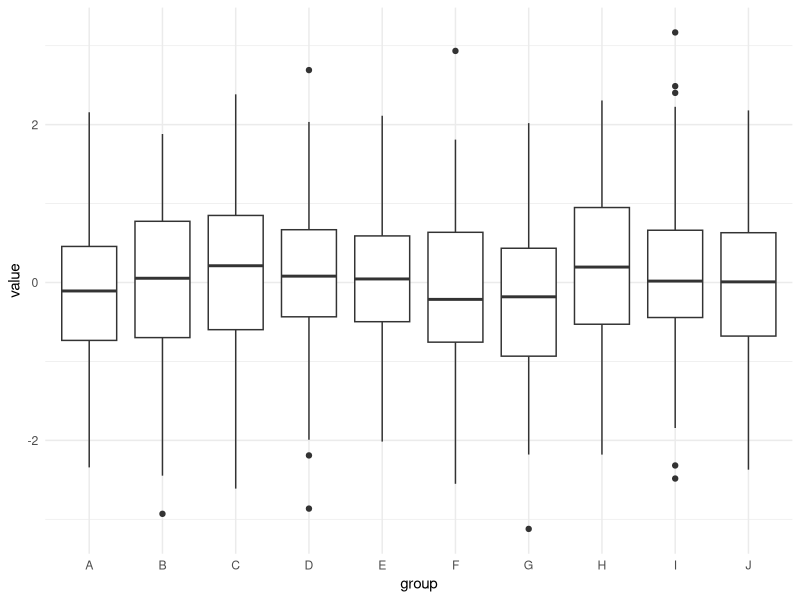

This figure's R source:
# Data dredging

library(tidyverse)
theme_set(theme_minimal())

# Generate random data

set.seed(1234)

df1 <- matrix(rnorm(1000), ncol = 10) %>% 
  as.data.frame()

df2 <- data.frame(group = rep(LETTERS[1:10], 
                              each = 100), 
                  value = rnorm(1000))

# Demonstration

View(df2)

ggplot(df2, aes(x = group, 
                y = value)) + 
  geom_boxplot()

df2_sm <- filter(df2, group %in% c("G", "H"))
View(df2_sm)

t.test(value ~ group,  
       data = df2_sm)

# Correlations

View(df1)

cor(df1)

# The cutoff for significance is .197
# Here we have 2. 






